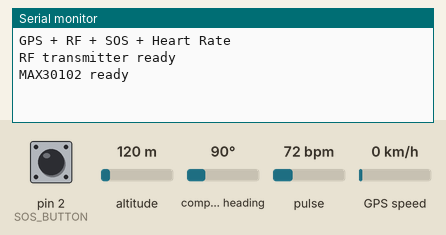
The sketch below on a simulated Arduino Nano, built with avr-gcc and run on an emulated ATmega328P. Parts: the last lines printed to the serial monitor. The test bench sets the inputs (shaded band); at power-on: pin 2 (SOS_BUTTON) HIGH, altitude 120 m, GPS speed 0 km/h, compass heading 90°, pulse 72 bpm. The GPS gets a fix after 3 s at 37.7749, -122.4194 with 8 satellites; no radio packets arrive unless stated.

Above: at 1.2 s.
1.3 s: pin 2 (SOS_BUTTON) pulled LOW for 0.15 s
At 3.2 s:
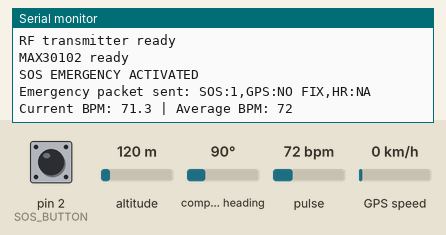
3.5 s: altitude set to 20 m
At 6.4 s:
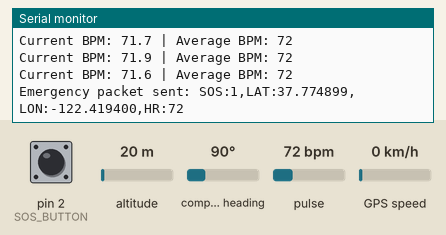
7.5 s: GPS speed set to 2 km/h
At 9.8 s:
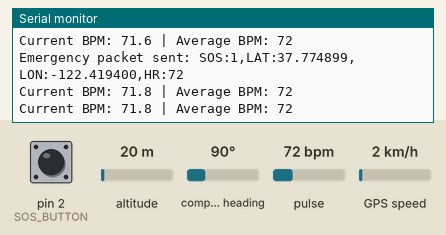
11.6 s: pin 2 (SOS_BUTTON) pulled LOW for 1 s
At 13.6 s:
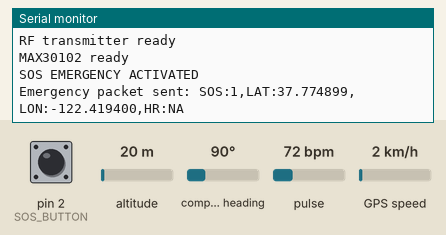
14.1 s: compass heading set to 7°
At 15.2 s:
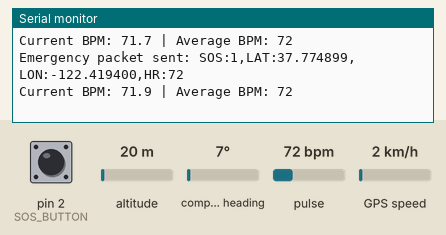
18.2 s: pulse set to 42 bpm
At 19.3 s:
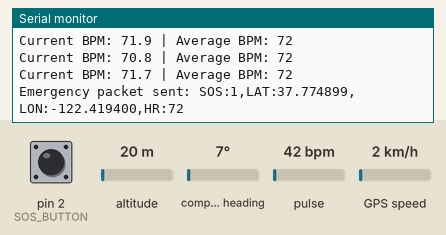
Timing chart, 0 to 20.7 s (numbered marks = the images above; inputs shaded):
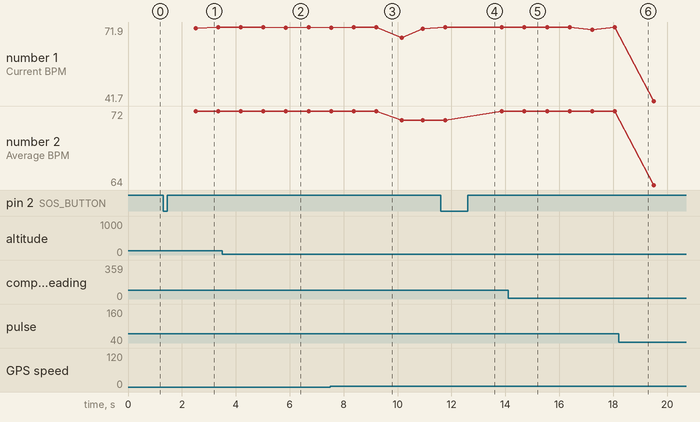

Measured:
- after the input at 1.3 s, the serial monitor: prints a new line after 0.05 s (image 1)
- after the input at 3.5 s, the serial monitor: prints a new line after 1.5 s (image 2)
- after the input at 11.6 s, the serial monitor: prints a new line after 0.64 s (image 4)
- plotted number 1: 71.7 → 71.9 after the input at 3.5 s, 71.7 → 41.7 after the input at 18.2 s
- plotted number 2: 72 → 64 after the input at 18.2 s

The sketch:

Transmitter.ino
```cpp
#include <SoftwareSerial.h>
#include <TinyGPSPlus.h>
#include <RH_ASK.h>
#include <SPI.h>
#include <Wire.h>
#include "MAX30105.h"
#include "heartRate.h"
#include <string.h>

// ---------------- GPS ----------------
// GPS TX -> Nano D4
SoftwareSerial gpsSerial(4, 3);
TinyGPSPlus gps;

// ---------------- RF -----------------
// RF transmitter DATA -> Nano D12
RH_ASK driver(2000, 11, 12, 10, false);

// ---------------- SOS BUTTON ----------
// Button between D2 and GND
const int SOS_BUTTON = 2;
bool emergencyMode = false;
bool lastButtonReading = HIGH;
bool stableButtonState = HIGH;
unsigned long lastDebounceTime = 0;
const unsigned long debounceDelay = 50;

// ---------------- MAX30102 -------------
MAX30105 particleSensor;
bool sensorReady = false;

const byte RATE_SIZE = 4;
byte rates[RATE_SIZE];
byte rateSpot = 0;
byte validReadings = 0;

unsigned long lastBeatTime = 0;
unsigned long lastValidHRTime = 0;

float currentBPM = 0;
float averageBPM = 0;
int heartRate = 0;

// ---------------- GPS DATA -------------
double lastLat = 0.0;
double lastLon = 0.0;
bool haveLocation = false;

// ---------------- TRANSMISSION --------
unsigned long lastSend = 0;
const unsigned long sendInterval = 2000;

// ---------------- SETUP ----------------
void setup() {
  Serial.begin(9600);
  gpsSerial.begin(9600);

  pinMode(SOS_BUTTON, INPUT_PULLUP);

  Serial.println(F("GPS + RF + SOS + Heart Rate"));

  if (!driver.init()) {
    Serial.println(F("RF initialization FAILED"));
    while (true) {
      delay(1000);
    }
  }

  Serial.println(F("RF transmitter ready"));

  Wire.begin();

  if (particleSensor.begin(Wire, I2C_SPEED_STANDARD)) {
    // Settings from the working standalone test
    particleSensor.setup(60, 4, 2, 100, 411, 4096);
    particleSensor.setPulseAmplitudeRed(0x1F);
    particleSensor.setPulseAmplitudeIR(0x1F);

    sensorReady = true;
    Serial.println(F("MAX30102 ready"));
  } else {
    sensorReady = false;
    Serial.println(F("MAX30102 not detected"));
  }
}

// ---------------- HEART RATE ------------
// Call this frequently; do not add long delays here.
void updateHeartRate() {
  if (!sensorReady) {
    return;
  }

  long irValue = particleSensor.getIR();

  if (irValue < 50000) {
    // No finger: clear readings from the previous measurement
    validReadings = 0;
    rateSpot = 0;
    lastBeatTime = 0;
    averageBPM = 0;
    heartRate = 0;
    return;
  }

  if (checkForBeat(irValue)) {
    unsigned long now = millis();

    if (lastBeatTime != 0) {
      unsigned long delta = now - lastBeatTime;

      if (delta > 0) {
        float bpm = 60000.0 / delta;

        if (bpm >= 40 && bpm <= 200) {
          currentBPM = bpm;

          rates[rateSpot] = (byte)(bpm + 0.5);
          rateSpot = (rateSpot + 1) % RATE_SIZE;

          if (validReadings < RATE_SIZE) {
            validReadings++;
          }

          unsigned int sum = 0;

          for (byte i = 0; i < validReadings; i++) {
            sum += rates[i];
          }

          averageBPM = (float)sum / validReadings;

          // Require at least two valid intervals
          if (validReadings >= 2) {
            heartRate = (int)(averageBPM + 0.5);
            lastValidHRTime = now;

            Serial.print(F("Current BPM: "));
            Serial.print(currentBPM, 1);
            Serial.print(F(" | Average BPM: "));
            Serial.println(heartRate);
          }
        }
      }
    }

    lastBeatTime = now;
  }
}

// ---------------- MAIN LOOP --------------
void loop() {
  // 1. Read GPS continuously
  while (gpsSerial.available() > 0) {
    gps.encode(gpsSerial.read());
  }

  if (gps.location.isUpdated() &&
      gps.location.isValid()) {
    lastLat = gps.location.lat();
    lastLon = gps.location.lng();
    haveLocation = true;
  }

  // 2. Check SOS button with debounce
  bool reading = digitalRead(SOS_BUTTON);

  if (reading != lastButtonReading) {
    lastDebounceTime = millis();
  }

  if (millis() - lastDebounceTime >= debounceDelay) {
    if (reading != stableButtonState) {
      stableButtonState = reading;

      // One press activates emergency mode.
      // It remains active until the Nano is reset or powered off.
      if (stableButtonState == LOW && !emergencyMode) {
        emergencyMode = true;
        Serial.println(F("SOS EMERGENCY ACTIVATED"));
      }
    }
  }

  lastButtonReading = reading;

  // 3. Update heart rate
  updateHeartRate();

  // 4. Send emergency data every 2 seconds
  if (emergencyMode &&
      millis() - lastSend >= sendInterval) {

    lastSend = millis();

    char message[RH_ASK_MAX_MESSAGE_LEN];
    char latText[16];
    char lonText[16];
    char hrText[5];

    // Use only a recent heart-rate estimate
    if (sensorReady &&
        heartRate > 0 &&
        millis() - lastValidHRTime <= 10000) {
      snprintf(hrText, sizeof(hrText), "%d", heartRate);
    } else {
      strcpy(hrText, "NA");
    }

    if (haveLocation) {
      dtostrf(lastLat, 0, 6, latText);
      dtostrf(lastLon, 0, 6, lonText);

      snprintf(message, sizeof(message),
               "SOS:1,LAT:%s,LON:%s,HR:%s",
               latText, lonText, hrText);
    } else {
      snprintf(message, sizeof(message),
               "SOS:1,GPS:NO FIX,HR:%s", hrText);
    }

    driver.send((uint8_t *)message, strlen(message));
    driver.waitPacketSent();

    Serial.print(F("Emergency packet sent: "));
    Serial.println(message);
  }
}
```
